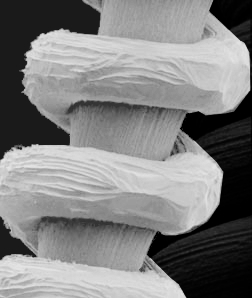
%> input picture a.jpg, 252 x 298 px
$ octave ideal_filter.m   (GNU Octave 9; MATLAB toolbox functions it lacks are replaced by stand-ins)
%> lines starting %> are read from the running program, lines starting %| are printed output that depends on the picture; in (x1, y1, x2, y2) boxes, pixels count from 0 and x2, y2 are one past the last pixel; in counts of white or black regions, pixels touching at a corner belong together; the program's own positions count from 1
%Ideal High Pass Gaussian Filter

im=imread('C:\Users\TANAY\Desktop\a.jpg');
%> im is the input picture: size 298x252 uint8; min 0, max 231, mean 128.1
im=rgb2gray(im);

figure,imshow(im);

%Shift Image according to (-1)^x+y
im3=fftshift(fft2(double(im)));
[rows,cols]=size(im);
%> rows = 298; cols = 252

%Apply Fourier Transform
rad=50;
for i=1:rows
    for j=1:cols
        if ((((i-(rows/2))^2) + (j-(cols/2))^2)) < rad^2
            bin(i,j)=0;
        else
            bin(i,j)=1;
        end
    end
end
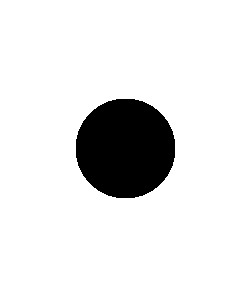
%> bin: size 298x252 double; values 0 (black) and 1 (white), 89.6% white; 1 black region, box (x1, y1, x2, y2) and area: (76, 99, 175, 198) 7825

%Applying Filter
for i=1:rows
    for j=1:cols
        im3(i,j)=im3(i,j)*bin(i,j);
    end
end


%Applying Inverse Transform
im4=ifft2(im3);

for i=1:rows
    for j=1:cols
        im4(i,j)=im4(i,j)*((-1)^(i+j));
    end
end

im4=uint8(abs(ifft2(ifftshift(im3))));
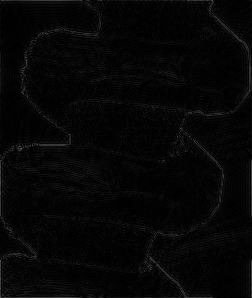
%> im4: size 298x252 uint8; min 0, max 88, mean 5.8
figure,imshow(uint8(im3));
%> (this line was passed over: imshow is not available in this run)
figure,imshow(uint8(im4));
